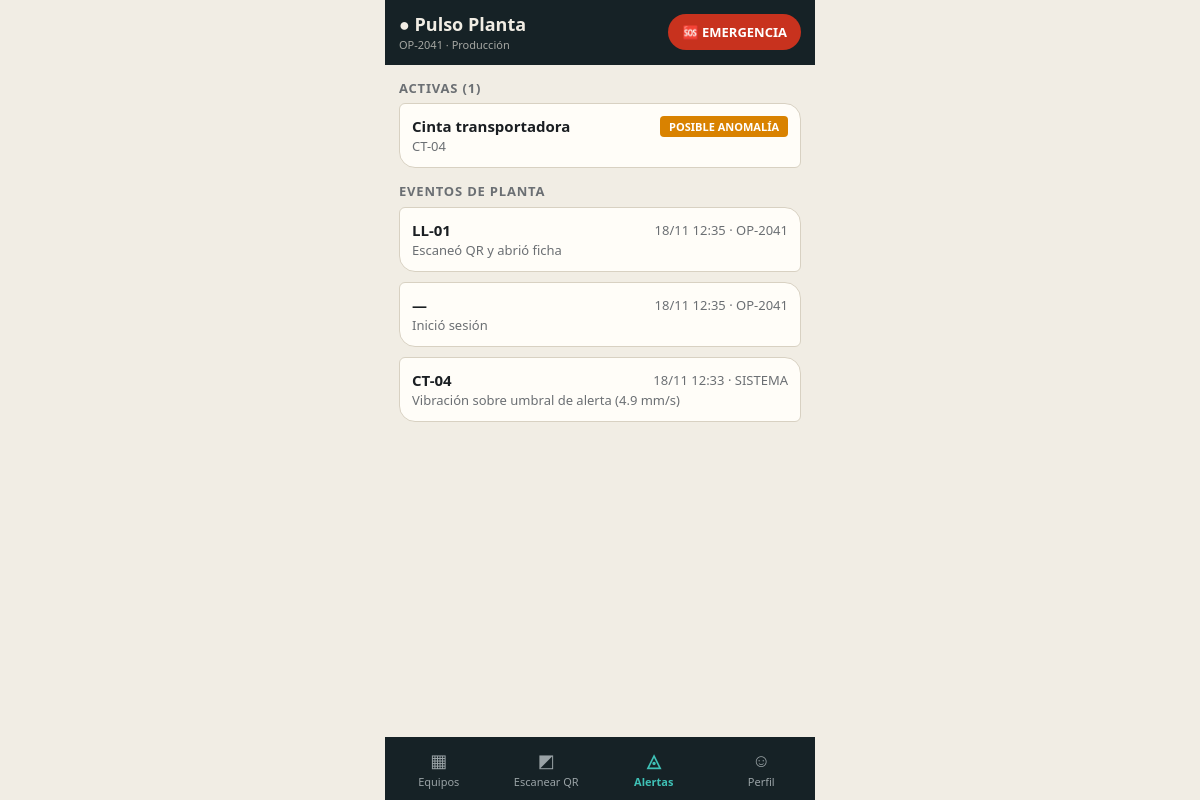
The app's page /alertas (signed in) with its own data.
### app/models.py (models this page shows)
class Usuario(SQLModel, table=True):
    id: Optional[int] = Field(default=None, primary_key=True)
    codigo: str = Field(index=True, unique=True)  # ID de usuario de planta
    nombre: str
    correo: str  # correo de empresa
    area: str    # área encargada

class Equipo(SQLModel, table=True):
    id: str = Field(primary_key=True)  # lo que va dentro del QR
    nombre: str
    fabricante: str
    modelo: str
    anio_modelo: str
    anio_fab: str
    pais: str
    serie: str
    zona: str
    horas: int = 0
    estado: int = 0  # 0 normal, 1 posible anomalía, 2 falla potencial, 3 técnico en camino
    tecnico: Optional[str] = None

class Evento(SQLModel, table=True):  # "registro total" / auditoría
    id: Optional[int] = Field(default=None, primary_key=True)
    ts: datetime = Field(default_factory=datetime.now)
    usuario: str
    equipo_id: str
    texto: str

### app/main.py (the view)
@app.get("/alertas")
def alertas(request: Request, u=Depends(user), s: Session = Depends(get_session)):
    act = s.exec(select(Equipo).where(Equipo.estado > 0)).all()
    ev = s.exec(select(Evento).order_by(Evento.id.desc()).limit(15)).all()
    return page(request, "alertas.html", u, act=act, ev=ev, tab="al")

### app/templates/alertas.html
{% extends "base.html" %}{% block c %}
<h3 style="margin-top:0">Activas ({{ act|length }})</h3>
{% for e in act %}<a class="card" href="/equipo/{{ e.id }}"><div class="row"><b>{{ e.nombre }}</b><span class="pill e{{ e.estado }}">{{ ESTADOS[e.estado] }}</span></div><div class="mu">{{ e.id }}</div></a>
{% else %}<div class="card mu">Sin alertas activas ✔</div>{% endfor %}
<h3>Eventos de planta</h3>
{% for x in ev %}<div class="card"><div class="row"><b>{{ x.equipo_id }}</b><span class="mu">{{ x.ts.strftime('%d/%m %H:%M') }} · {{ x.usuario }}</span></div><div class="mu">{{ x.texto }}</div></div>{% endfor %}
{% endblock %}

### app/templates/base.html (shortened to what this page needs)
<!doctype html><html lang="es"><head><meta charset="utf-8">
<link rel="stylesheet" href="/static/style.css"></head><body><div id="app">
{% if u %}<header><div><h1>● Pulso Planta</h1><small>{{ u.codigo }} · {{ u.area }}</small></div>
<button class="sos" onclick="document.getElementById('sos').showModal()">🆘 EMERGENCIA</button></header>{% endif %}
<main>{% if msg %}<div class="toast">{{ msg }}</div>{% endif %}{% block c %}{% endblock %}</main>
{% if u %}<nav>
<a href="/" class="{{ 'on' if tab=='eq' }}"><i>▦</i>Equipos</a>
<a href="/escanear" class="{{ 'on' if tab=='sc' }}"><i>◩</i>Escanear QR</a>
<a href="/alertas" class="{{ 'on' if tab=='al' }}"><i>◬</i>Alertas</a>
<a href="/perfil" class="{{ 'on' if tab=='pf' }}"><i>☺</i>Perfil</a></nav>
{% endif %}
</div></body></html>

### app/static/style.css (style rules this page uses)
:root { --bg:#f1ede4;--card:#fffdf8;--tx:#1a1e22;--mu:#6b6f73;--bd:#d8d1c2;--ok:#177a52;--wa:#d98200;--cr:#c8321e;--ac:#0e6b66;--hd:#162226 }
* { box-sizing:border-box }
body { margin:0;background:var(--bg);color:var(--tx);font:15px/1.4 ui-rounded,"Trebuchet MS",system-ui,sans-serif;display:flex;justify-content:center }
#app { width:100%;max-width:430px;min-height:100vh }
header { background:var(--hd);color:#f1ede4;padding:12px 14px;display:flex;align-items:center;justify-content:space-between }
header h1 { margin:0;font-size:18px }
header small { opacity:.65;display:block;font-size:11px }
main { padding:14px 14px 90px }
a { color:inherit;text-decoration:none }
.card { display:block;background:var(--card);border:1px solid var(--bd);border-radius:6px 16px 6px 16px;padding:12px;margin-bottom:10px }
.row { display:flex;align-items:center;justify-content:space-between;gap:8px }
.mu { color:var(--mu);font-size:13px }
.pill { font-size:11px;font-weight:800;padding:3px 9px;border-radius:4px;color:#fff;text-transform:uppercase }
.pill.e1 { background:var(--wa) }
button,.btn { display:block;text-align:center;font:inherit;font-weight:700;border:0;border-radius:10px;padding:11px 14px;cursor:pointer;background:var(--ac);color:#fff;width:100%;margin-top:8px }
.sos { background:var(--cr);color:#fff;border-radius:99px;padding:9px 14px;width:auto;margin:0;font-size:13px }
nav { position:fixed;bottom:0;left:50%;transform:translateX(-50%);width:100%;max-width:430px;display:flex;background:var(--hd) }
nav a { flex:1;text-align:center;padding:11px 0;font-size:11px;color:#9aa3a6 }
nav a.on { color:#3fc1b6;font-weight:800 }
nav i { display:block;font-style:normal;font-size:18px }
h3 { margin:14px 0 6px;font-size:13px;text-transform:uppercase;letter-spacing:.8px;color:var(--mu) }

### records on screen
Usuario: codigo "OP-2041", area "Producción"
Equipo: nombre "Cinta transportadora", estado "POSIBLE ANOMALÍA", id "CT-04"
Evento: equipo_id "LL-01", ts "18/11 12:35", usuario "OP-2041", texto "Escaneó QR y abrió ficha"
Evento: equipo_id "—", ts "18/11 12:35", usuario "OP-2041", texto "Inició sesión"
Evento: equipo_id "CT-04", ts "18/11 12:33", usuario "SISTEMA", texto "Vibración sobre umbral de alerta (4.9 mm/s)"

### other values on screen
{{ act|length }} "1"
